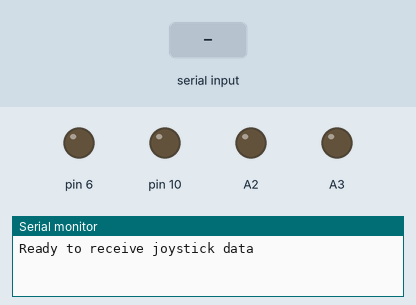
A sketch run on a simulated Arduino Uno, built with avr-gcc and run on an emulated ATmega328P. Parts: output pins drawn as LEDs (lit = HIGH), the last lines printed to the serial monitor. The inputs (shaded band) are chosen by the test bench.

Above: at 0.9 s.
1.0 s: "1\n" received over Serial
At 2.0 s:
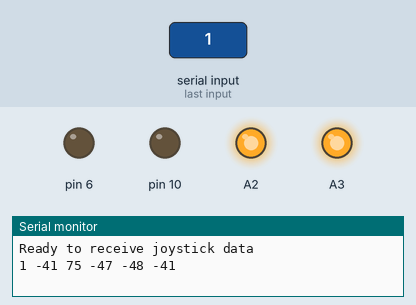
2.5 s: "0\n" received over Serial
At 3.2 s:
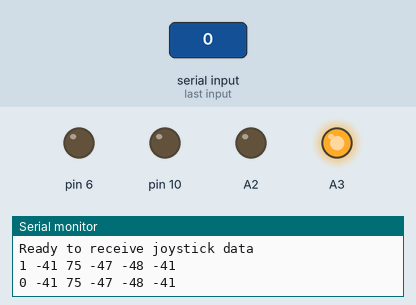
4.0 s: "2\n" received over Serial
At 4.3 s:
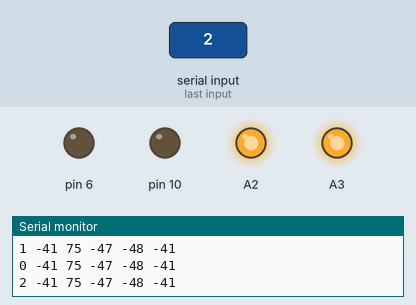
Timing chart, 0 to 7.0 s (numbered marks = the images above; inputs shaded):
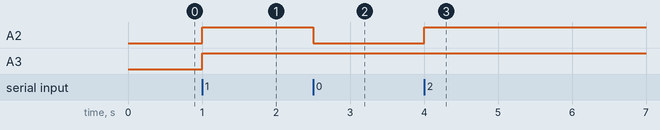

Measured:
- after the input at 1.0 s, A2, A3: LOW → HIGH at once
- after the input at 2.5 s, A2: HIGH → LOW at once
- after the input at 4.0 s, A2: LOW → HIGH at once

The sketch:

firmware-left.ino
```cpp
// Use Serial for UART (assuming Arduino connected via Serial or Serial1)

// PWM Integers

#define SUBTRACTCONST 48
#define MAXINDEX 2
#define MININDEX 0

int pwm = 255;
bool active = true; // Flag to indicate if intended to be active

int lt = 0;
int rt = 0;
int a = 0;
int b = 0;
int lb = 0;
int rb = 0;


void setup() {
  Serial.begin(9600);
  while (!Serial) { ; }  // Wait for Serial to initialize (optional)
  Serial.println("Ready to receive joystick data");
  // pinMode(3, OUTPUT);
  // pinMode(5, OUTPUT);
  pinMode(6, OUTPUT);
  pinMode(10, OUTPUT);

  // pinMode(A0, OUTPUT);
  // pinMode(A1, OUTPUT);
  pinMode(A2, OUTPUT);
  pinMode(A3, OUTPUT);

  String inputLine = "";

  while (active) {
      while (Serial.available() > 0) {
      char received = Serial.read();
      if (received == '\n') {
        // Process the full line here
        processJoystickData(inputLine);

        inputLine = "";  // Clear for next line
        // int lt = dataArray[0];
        // int rt = dataArray[1];
        // int a = dataArray[2];
        // int b = dataArray[3];
        // int lb = dataArray[4];
        // int rb = dataArray[5];

        Serial.print(lt);
        Serial.print(" ");
        Serial.print(rt);
        Serial.print(" ");
        Serial.print(a);
        Serial.print(" ");
        Serial.print(b);
        Serial.print(" ");
        Serial.print(lb);
        Serial.print(" ");
        Serial.println(rb);


        // Main logic goes here!

        if (rt || rb || lt || lb || a || b) {

          // Check for estop condition

          if (lt == 1 && rt == 1 && lb == 1 && rb == 1 && a == 1 && b == 1) {
            eStop();
          }
          // If no eStop run the functions
          else {

            // MoveLeft commands
            moveLeft(lt, lb);
            moveRight(rt, rb);

            // Gearing commands

            /*if(a) {
              gearDown();
            }

            if(b) {
              gearUp();
            }*/

          }

          // Brake command

        } else {
          Brake();
        }


      } else {
        inputLine += received;
      }

    }

  }


}

void loop() {
  // Read data from UART until newline is received
}

/*

PWM PINS:
- Board 1:
- IN1: D3
- IN2: D5
- IN3: D6
- IN4: D10

- Board 2:
- IN1: A0
- IN2: A1
- IN3: A2
- IN4: A3

// MANAN
- moveRight()
- moveLeft()

// ADAM
- gearUp()
- gearDown()
- eStop()
*/


void Brake() {
  // digitalWrite(3, HIGH);
  // digitalWrite(5, HIGH);
  digitalWrite(6, HIGH);
  digitalWrite(10, HIGH);
  // digitalWrite(A0, HIGH);
  // digitalWrite(A1, HIGH);
  digitalWrite(A2, HIGH);
  digitalWrite(A3, HIGH);
}

void moveRight(int RT, int RB) {

  if (RT^RB) {
    // digitalWrite(3, RT); // Set forwards
    // digitalWrite(5, RB); // Set backwards
    digitalWrite(6, RT);
    digitalWrite(10, RB);
  }
}

void moveLeft(int LT, int LB) {
  if (LT^LB) {
    // digitalWrite(A0, LT);
    // digitalWrite(A1, LB);
    digitalWrite(A2, LT);
    digitalWrite(A3, LB);
  }
}

/*void gearUp() {

  if (pwm_index < 2) {
    pwm_index++;
  }

}

void gearDown() {

  if (pwm_index > 0) {
    pwm_index--;
  }

}*/

void eStop() {

  Brake();
  active = false;


}

// Function to parse and use joystick data string "lx,ly,lt,rt"
void processJoystickData(String data) {
  // Serial.print("Received data: ");
  // Serial.println(data);

  char valueArray[12];

  data.toCharArray(valueArray, sizeof(valueArray));

  // Serial.println(valueArray);

  lt = ((int)valueArray[0]) - SUBTRACTCONST;
  rt = ((int)valueArray[2]) - SUBTRACTCONST;
  a = ((int)valueArray[4]) - SUBTRACTCONST;
  b = ((int)valueArray[6]) - SUBTRACTCONST;
  lb = ((int)valueArray[8]) - SUBTRACTCONST;
  rb = ((int)valueArray[10]) - SUBTRACTCONST;


    // Use the variables as needed in your code here
  }
```
